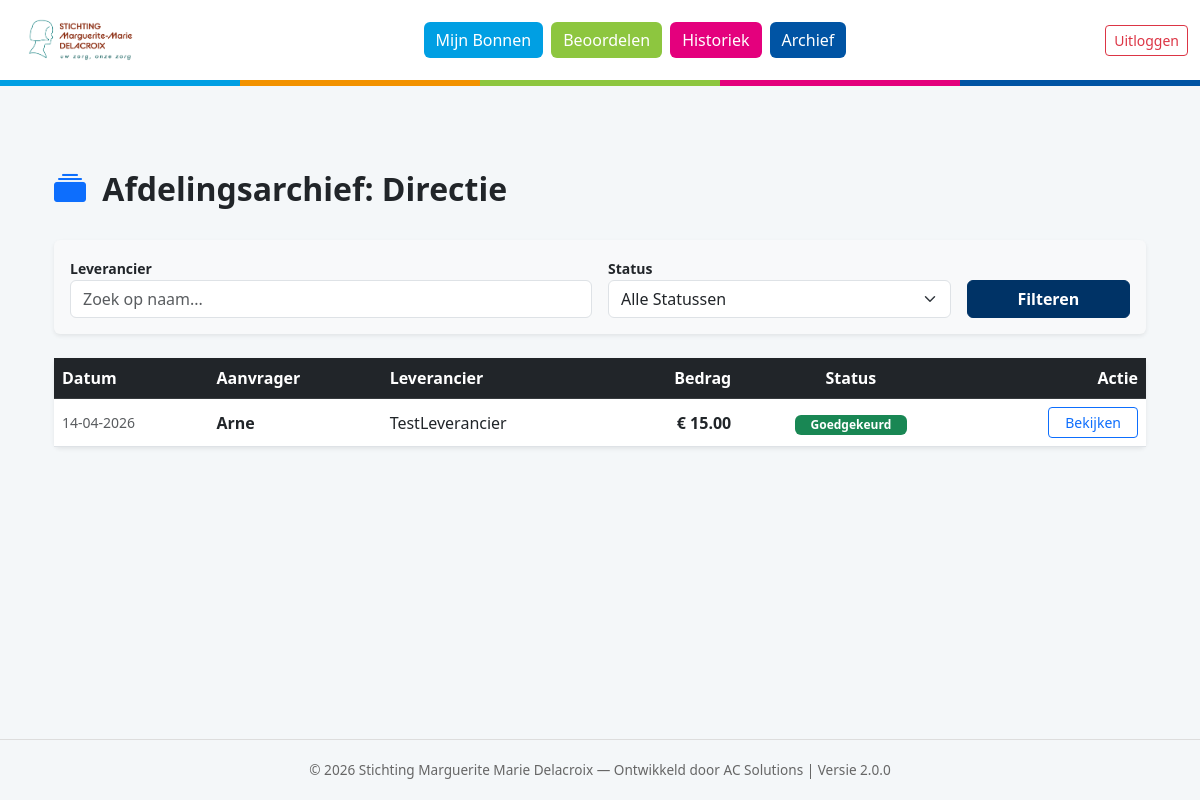
Page /department/archive (signed in) on the committed database.
### models.py (models this page shows)
class Department(db.Model):
    id = db.Column(db.Integer, primary_key=True)
    name = db.Column(db.String(100), nullable=False)
    code = db.Column(db.String(10), unique=True, nullable=False)
    director_id = db.Column(db.Integer, db.ForeignKey('user.id'))
    members = db.relationship('User', backref='department', lazy=True, foreign_keys='User.department_id')
    director = db.relationship('User', foreign_keys=[director_id])

class Order(db.Model):
    id = db.Column(db.Integer, primary_key=True)
    order_number = db.Column(db.String(50), unique=True)
    created_at = db.Column(db.DateTime, default=datetime.utcnow)
    status = db.Column(db.String(30), default='Concept')
    reference = db.Column(db.String(200))
    total_amount = db.Column(db.Float, default=0.0)
    user_id = db.Column(db.Integer, db.ForeignKey('user.id'))
    supplier_id = db.Column(db.Integer, db.ForeignKey('supplier.id'))
    attachment_filename = db.Column(db.String(255))
    rejection_reason = db.Column(db.Text)
    notify_on_update = db.Column(db.Boolean, default=True)
    notification_type = db.Column(db.String(20), default='Final')
    bo_approval_code = db.Column(db.String(50))
    bo_approval_date = db.Column(db.DateTime)
    bo_name = db.Column(db.String(100))
    dir_approval_code = db.Column(db.String(50))
    dir_approval_date = db.Column(db.DateTime)
    dir_name = db.Column(db.String(100))
    supplier = db.relationship('Supplier', backref='orders', lazy=True)
    lines = db.relationship('OrderLine', backref='order', lazy=True)
    attachments = db.relationship('Attachment', backref='order', lazy=True)

class User(db.Model, UserMixin):
    id = db.Column(db.Integer, primary_key=True)
    username = db.Column(db.String(50), unique=True, nullable=False)
    email = db.Column(db.String(100), unique=True)
    password = db.Column(db.String(100), nullable=False)
    role = db.Column(db.String(20), nullable=False)
    department_id = db.Column(db.Integer, db.ForeignKey('department.id'))
    department_code = db.Column(db.String(5))
    is_active = db.Column(db.Boolean, default=True)
    min_attachment_limit = db.Column(db.Float, default=500.0)
    max_bo_limit = db.Column(db.Float, default=1000.0)
    auto_approve_limit = db.Column(db.Float, default=50.0)
    approver_id = db.Column(db.Integer, db.ForeignKey('user.id'))
    dark_mode = db.Column(db.Boolean, default=False)
    email_notification_freq = db.Column(db.String(20), default='Direct')
    digest_time = db.Column(db.String(5), default='08:00')
    orders = db.relationship('Order', backref='user', lazy=True)

class Supplier(db.Model):
    id = db.Column(db.Integer, primary_key=True)
    name = db.Column(db.String(100), unique=True, nullable=False)
    street = db.Column(db.String(100))
    house_number = db.Column(db.String(10))
    zip_code = db.Column(db.String(20))
    city = db.Column(db.String(100))
    country = db.Column(db.String(100), default="België")
    vat_number = db.Column(db.String(20))
    email = db.Column(db.String(120), nullable=True)

### app.py (the view)
@app.route('/department/archive')
@login_required
def department_archive():
    if current_user.role not in ['BO', 'Admin', 'Directie']: return redirect(url_for('dashboard'))
    q_supplier, q_status = request.args.get('supplier', ''), request.args.get('status', '')
    query = Order.query.join(User).filter(User.department_id == current_user.department_id)
    if q_supplier: query = query.join(Supplier).filter(Supplier.name.ilike(f'%{q_supplier}%'))
    if q_status: query = query.filter(Order.status == q_status)
    return render_template('department_archive.html', orders=query.order_by(Order.created_at.desc()).all(), q_supplier=q_supplier, q_status=q_status)

### app.py (called while the page is built)
@login_manager.user_loader
def load_user(user_id):
    return User.query.get(int(user_id))

### templates/department_archive.html (shortened to what this page needs)
{% extends "base.html" %}
{% block content %}
<div class="container pb-5">
    <div class="d-flex justify-content-between align-items-center mb-4">
        <h2 class="fw-bold text-dark">
            <i class="bi bi-collection-fill me-2 text-primary"></i>
            Afdelingsarchief: {{ current_user.department.name }}
        </h2>
    </div>
    <div class="card shadow-sm border-0 mb-4 bg-light">
        <div class="card-body">
            <form method="GET" action="{{ url_for('department_archive') }}" class="row g-3">
                <div class="col-md-6">
                    <label class="small fw-bold">Leverancier</label>
                    <input type="text" name="supplier" class="form-control" placeholder="Zoek op naam..." value="{{ q_supplier }}">
                </div>
                <div class="col-md-4">
                    <label class="small fw-bold">Status</label>
                    <select name="status" class="form-select">
                        <option value="">Alle Statussen</option>
                    </select>
                </div>
                <div class="col-md-2 d-flex align-items-end">
                    <button type="submit" class="btn btn-primary w-100 fw-bold">Filteren</button>
                </div>
            </form>
        </div>
    </div>
    <div class="card shadow-sm border-0">
        <div class="card-body p-0">
            <div class="table-responsive">
                <table class="table table-hover align-middle mb-0">
                    <thead class="table-dark">
                        <tr>
                            <th>Datum</th>
                            <th>Aanvrager</th>
                            <th>Leverancier</th>
                            <th class="text-end">Bedrag</th>
                            <th class="text-center">Status</th>
                            <th class="text-end">Actie</th>
                        </tr>
                    </thead>
                    <tbody>
                        {% for o in orders %}
                        <tr>
                            <td class="small text-muted">{{ o.created_at.strftime('%d-%m-%Y') }}</td>
                            <td><strong>{{ o.user.username }}</strong></td>
                            <td>{{ o.supplier.name }}</td>
                            <td class="text-end fw-bold">€ {{ "%.2f"|format(o.total_amount) }}</td>
                            <td class="text-center">
                                <span class="badge {% if o.status == 'Goedgekeurd' %}bg-success{% elif o.status == 'Afgewezen' %}bg-danger{% else %}bg-warning text-dark{% endif %} px-3">
                                    {{ o.status }}
                                </span>
                            </td>
                            <td class="text-end">
                                <a href="{{ url_for('order_detail', order_id=o.id) }}" class="btn btn-sm btn-outline-primary px-3">Bekijken</a>
                            </td>
                        </tr>
                        {% else %}
                        <tr>
                            <td colspan="6" class="text-center py-5 text-muted">Geen bonnen gevonden binnen deze filters.</td>
                        </tr>
                        {% endfor %}
                    </tbody>
                </table>
            </div>
        </div>
    </div>
</div>
{% endblock %}

### static/style.css (style rules this page uses)
html, body { height: 100%; margin: 0; }
body { background-color: #f4f7f9; font-family: 'Segoe UI', Roboto, Helvetica, Arial, sans-serif; display: flex; flex-direction: column; min-height: 100vh; padding-top: 106px; }
.container { margin-top: 20px; }
.btn-primary { background-color: #003366 !important; border-color: #003366 !important; color: white !important; font-weight: 600; }

### rows in the picture
Department: department.name "Directie"
Order: created_at "14-04-2026", user.username "Arne", supplier.name "TestLeverancier", total_amount "15.00", status "Goedgekeurd"
